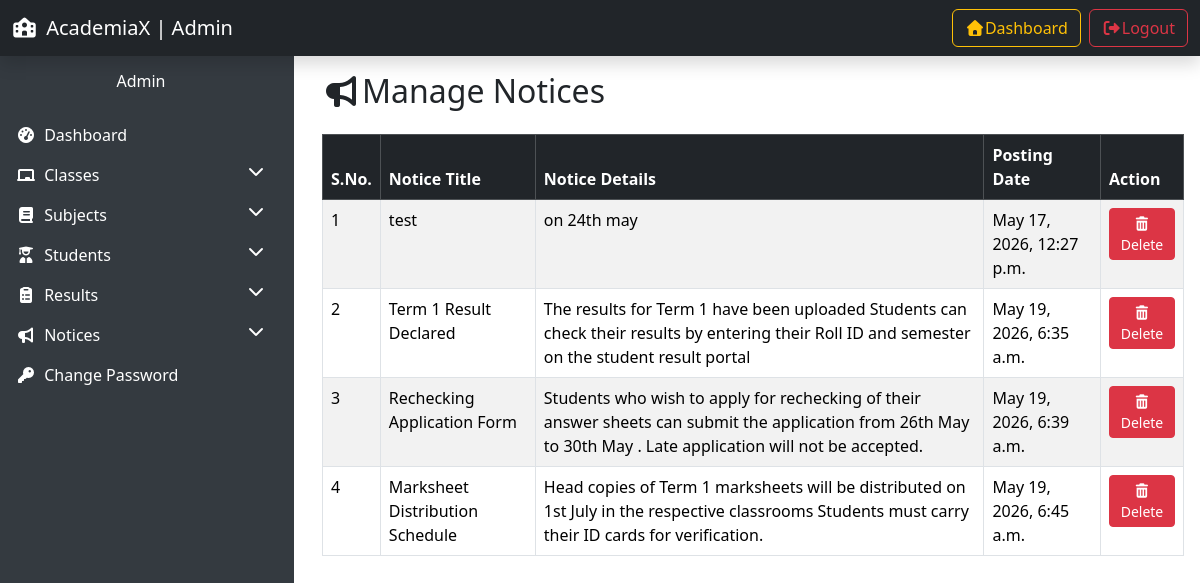
Page /manage_notice/ (signed in) on the committed database.
### Resultapp/models.py (models this page shows, shortened)
class Notice(models.Model):
    title = models.CharField(max_length=100)
    detail = models.TextField()
    marks = models.IntegerField(null=True,blank=True)
    creation_date = models.DateTimeField(auto_now_add=True)
    posting_date = models.DateTimeField(auto_now_add=True)

### Resultapp/views.py (the view, shortened to what this page needs)
# urls.py: path('manage_notice/',manage_notice, name='manage_notice'),
@login_required
def manage_notice(request):
  notices = Notice.objects.all()
  return render(request,'manage_notice.html',locals())

### Resultapp/templates/manage_notice.html (shortened to what this page needs)
{% extends 'admin_base.html' %}
{% block content %}
<div class="container">
    <h2 class="mb-4"><i class="fas fa-bullhorn"></i>Manage Notices</h2>
<table class="table table-bordered table-striped">
    <thead class="table-dark">
        <tr>
            <th>S.No.</th>
            <th>Notice Title</th>
            <th>Notice Details</th>
            <th>Posting Date</th>
            <th>Action</th>
             </tr>
    </thead>
    <tbody>
        {% for i in notices %}
        <tr>
            <td>{{forloop.counter}}</td>
            <td>{{i.title}}</td>
            <td>{{i.detail}}</td>
            <td>{{i.posting_date}}</td>
            <td>
                <a href="?delete={{i.id}}" onclick="return confirm('Are you sure you want to delete?')" class="btn btn-danger btn-sm"><i class="fas fa-trash-alt"></i>Delete</a>
            </td>
               </tr>
               {% empty %}
               <tr>
                <td colspan="6" class="text-center">No notices found.</td>
               </tr>
        {% endfor %}
    </tbody>
</table>
{% endblock %}

### rows in the picture
Notice: title "test", detail "on 24th may", posting_date "May 17, 2026, 12:27 p.m."
Notice: title "Term 1 Result Declared", detail "The results for Term 1 have been uploaded Students can check their results by entering their Roll ID and semester on the student result portal", posting_date "May 19, 2026, 6:35 a.m."
Notice: title "Rechecking Application Form", detail "Students who wish to apply for rechecking of their answer sheets can submit the application from 26th May to 30th May . Late application will not be accepted.", posting_date "May 19, 2026, 6:39 a.m."
Notice: title "Marksheet Distribution Schedule", detail "Head copies of Term 1 marksheets will be distributed on 1st July in the respective classrooms Students must carry their ID cards for verification.", posting_date "May 19, 2026, 6:45 a.m."
